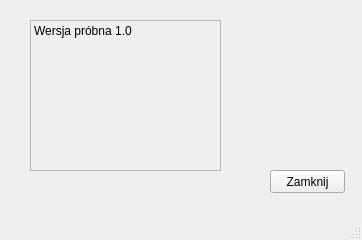
<?xml version="1.0" encoding="UTF-8"?>
<ui version="4.0">
 <class>Info</class>
 <widget class="QMainWindow" name="Info">
  <property name="geometry">
   <rect>
    <x>0</x>
    <y>0</y>
    <width>362</width>
    <height>240</height>
   </rect>
  </property>
  <property name="windowTitle">
   <string>MainWindow</string>
  </property>
  <widget class="QWidget" name="centralwidget">
   <widget class="QPushButton" name="pushButton">
    <property name="geometry">
     <rect>
      <x>270</x>
      <y>170</y>
      <width>75</width>
      <height>23</height>
     </rect>
    </property>
    <property name="text">
     <string>Zamknij</string>
    </property>
   </widget>
   <widget class="QLabel" name="LabelInfo">
    <property name="geometry">
     <rect>
      <x>30</x>
      <y>20</y>
      <width>191</width>
      <height>151</height>
     </rect>
    </property>
    <property name="frameShape">
     <enum>QFrame::StyledPanel</enum>
    </property>
    <property name="lineWidth">
     <number>3</number>
    </property>
    <property name="text">
     <string>Wersja próbna 1.0</string>
    </property>
    <property name="textFormat">
     <enum>Qt::AutoText</enum>
    </property>
    <property name="alignment">
     <set>Qt::AlignLeading|Qt::AlignLeft|Qt::AlignTop</set>
    </property>
   </widget>
  </widget>
  <widget class="QMenuBar" name="menubar">
   <property name="geometry">
    <rect>
     <x>0</x>
     <y>0</y>
     <width>362</width>
     <height>21</height>
    </rect>
   </property>
  </widget>
  <widget class="QStatusBar" name="statusbar"/>
 </widget>
 <resources/>
 <connections/>
</ui>
